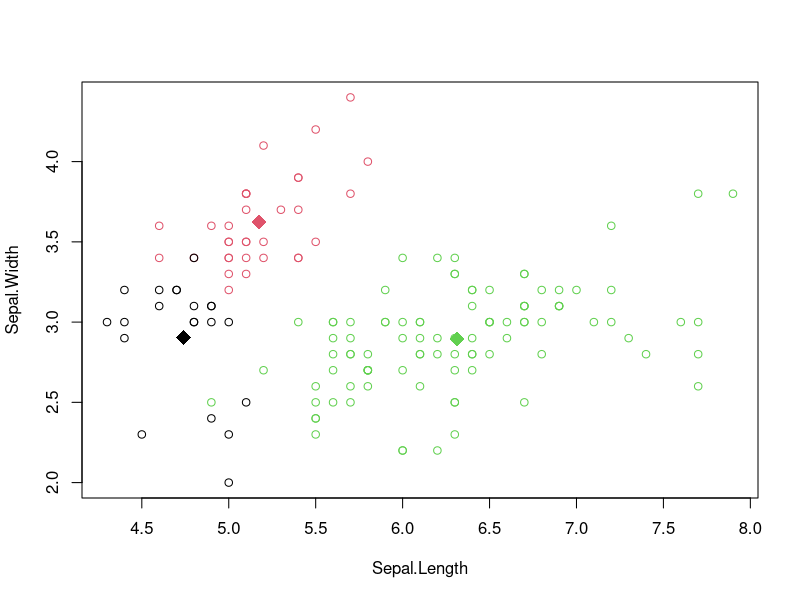

Source code (R):
#Category according to Cylenders 

no_of_cylender<-unique(mtcars$cyl)
mtcars[mtcars$cyl==6,]
mtcars[mtcars$cyl==4,]
mtcars[mtcars$cyl==8,]

#Category according to transmission 

no_of_transmission<-unique(mtcars$am)
mtcars[mtcars$am==1,]
mtcars[mtcars$am==0,]

# Regression Model

factor_responsible_for_milage<-mtcars[,c('mpg','cyl','wt','am')]
lm(mpg~cyl+am+wt, data = factor_responsible_for_milage)
print(factor_responsible_for_milage)

#standard deviation

sd(mtcars$mpg)

#variance 

var(mtcars$mpg)

#skewness
install.packages("e1071")
library(e1071)
skewness(mtcars$mpg)

#coVarience
horsePower<-mtcars$hp
cov(mtcars$mpg,horsePower)

#kertosis
kurtosis(mtcars$mpg)

#qualtile
x<-mtcars[mtcars$cyl==4,1]
quantile(x,c(.99))


iris2 <- iris
iris2$Species <- NULL 
(kmeans.result <- kmeans(iris2, 3))

table(iris$Species,kmeans.result$cluster)
plot(iris2[c("Sepal.Length", "Sepal.Width")], col = kmeans.result$cluster) 
#plot cluster centers >
points(kmeans.result$centers[,c("Sepal.Length", "Sepal.Width")], col=1:3, pch=18, cex=2)


kmeans.result$centers
